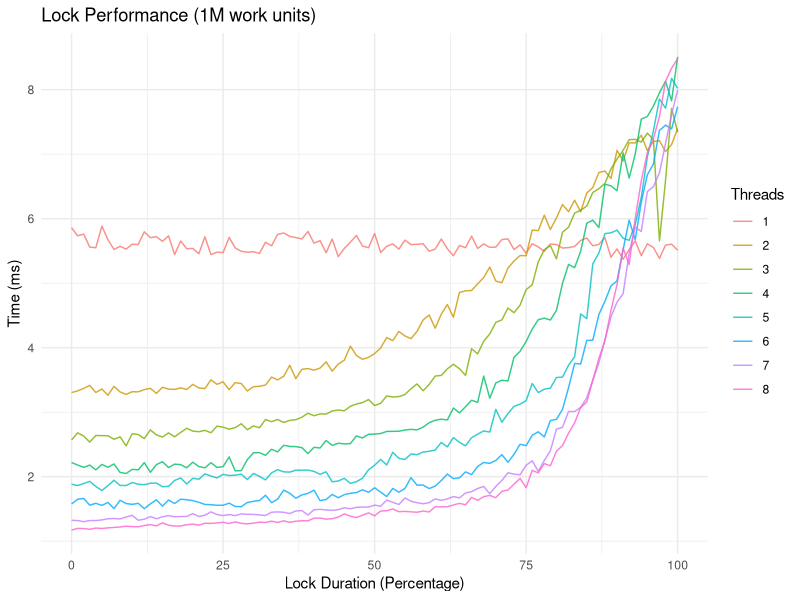
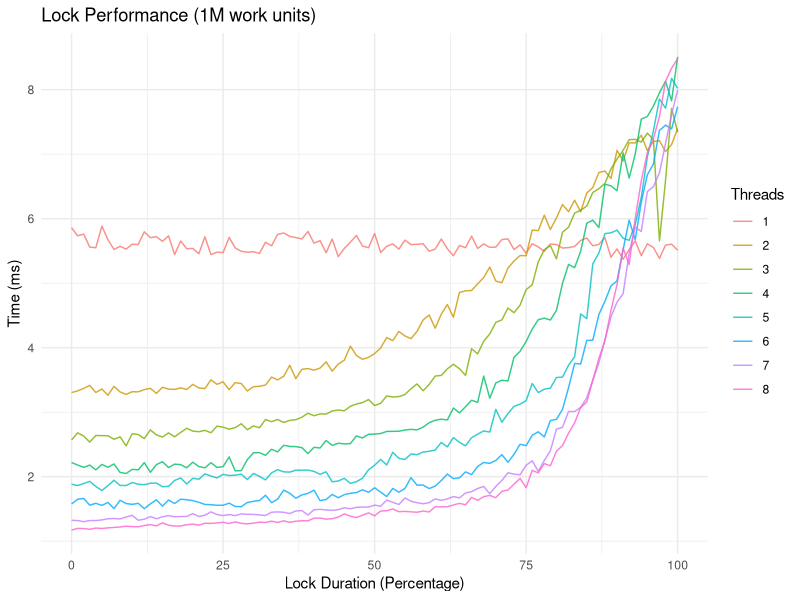

R code for these plots, in order:
library(ggplot2)
library(reshape2)
theme_set(theme_minimal())
getwd()

data <- read.csv(
  file = "output.csv",
  header = TRUE,
  stringsAsFactors = FALSE
)
head(data)

ns_to_ms <- function(x) { 
  x / 1000000
}

# plot 
ggplot() +
  geom_line(
    data = data,
    aes(
      x = lock_percentage,
      y = time,
      group = thread_count,
      color = factor(thread_count)
    ),
    size = .5,
    alpha=0.80
  ) +
  scale_y_continuous(labels = ns_to_ms) +
  labs(
    title="Lock Performance (1M work units)",
    y = "Time (ms)",
    x = "Lock Duration (Percentage)",
    color = "Threads"
  )

ggsave("plot.png", device = png(), width = 8, height = 6)
dev.off()
